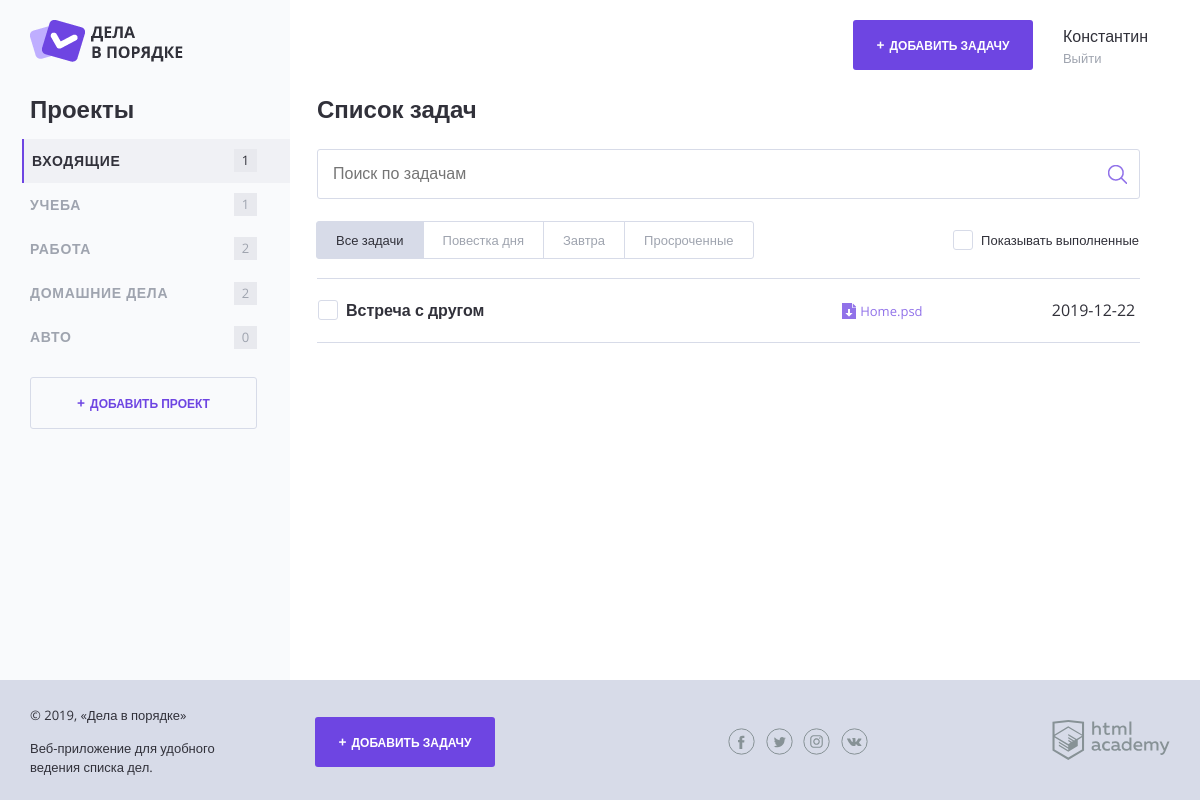
/index.php?project=Входящие, run on the app's committed database.
### tables this page shows
CREATE TABLE `user` (
  `USER_ID` smallint(5) UNSIGNED NOT NULL,
  `REG_DATE` datetime NOT NULL DEFAULT current_timestamp(),
  `EMAIL` varchar(50) NOT NULL,
  `PASSWORD` varchar(150) NOT NULL,
  `FIRST_NAME` varchar(30) NOT NULL
);

CREATE TABLE `project` (
  `PROJECT_ID` smallint(5) UNSIGNED NOT NULL,
  `PROJECT_NAME` varchar(25) DEFAULT NULL,
  `USER_ID` smallint(5) UNSIGNED DEFAULT NULL
);

CREATE TABLE `task` (
  `TASK_ID` smallint(5) UNSIGNED NOT NULL,
  `CREATION_DATE` datetime NOT NULL DEFAULT current_timestamp(),
  `TASK_STATUS` tinyint(1) NOT NULL,
  `TASKNAME` varchar(80) NOT NULL,
  `FILEREF` varchar(30) DEFAULT NULL,
  `ENDTIME` date DEFAULT NULL,
  `PROJECT_ID` smallint(5) UNSIGNED NOT NULL,
  `USER_ID` smallint(5) UNSIGNED NOT NULL
);

### helpers.php (called while the page is built, shortened)
<?php
function include_template($name, array $data = []) {
    $name = 'templates/' . $name;
    extract($data);
    require $name;
    $result = ob_get_clean();
    return $result;
}
function itemcount($projects){
    return $projects['CNT'];
}
function filterText($str){
    $text = htmlspecialchars($str);
    return $text;
}
function returnfilename($str){
$endref=explode('/',$str);
return end($endref);
}

### db.php (called while the page is built, shortened)
<?php
function get_first_name($con,$userid){
    $sql = 'SELECT `FIRST_NAME` FROM `user` WHERE `USER_ID`= ?';
    $stmt = mysqli_prepare($con, $sql);
    mysqli_stmt_bind_param($stmt,'i',$userid);
    mysqli_stmt_execute($stmt);
    $res = mysqli_stmt_get_result($stmt);
    $firstname=mysqli_fetch_assoc($res);
    $first =$firstname['FIRST_NAME'];
    return $first;
}
function createprojectlist($con,$userid){
    $sql = 'SELECT `PROJECT_NAME`,`project`.`PROJECT_ID`, COUNT(`task`.`TASK_ID`) AS `CNT` FROM `project` LEFT JOIN `task` ON `task`.`PROJECT_ID`=`project`.`PROJECT_ID` WHERE `project`.`USER_ID`= ? GROUP BY `PROJECT_ID`';
    $stmt = mysqli_prepare($con, $sql);
    mysqli_stmt_bind_param($stmt,'i',$userid);
    mysqli_stmt_execute($stmt);
    $result = mysqli_stmt_get_result($stmt);
    $projects = mysqli_fetch_all($result,MYSQLI_ASSOC);
    return $projects;
}
function createtasklist($con,$userid,$project,$task_search){
    if($task_search!=null){
        $sql = 'SELECT `TASKNAME`,`ENDTIME`,`PROJECT_ID`,`TASK_STATUS`,`FILEREF` FROM `task` WHERE `USER_ID`=? AND MATCH(`TASKNAME`) AGAINST(?) ORDER BY `TASK_ID` DESC';
        $stmt = mysqli_prepare($con, $sql);
        mysqli_stmt_bind_param($stmt,'is',$userid,$task_search);
    }
    else{
        if($project!=null){
        $sql='SELECT `TASKNAME`,`ENDTIME`,`task`.`PROJECT_ID`,`TASK_STATUS`,`FILEREF` FROM `task` INNER JOIN `project` WHERE `task`.`USER_ID`=? AND `PROJECT_NAME`= ? AND `task`.`PROJECT_ID`=`project`.`PROJECT_ID` ORDER BY `TASK_ID` DESC';
        $stmt = mysqli_prepare($con, $sql);
        mysqli_stmt_bind_param($stmt,'is',$userid,$project);
    }
    else{
        $sql = 'SELECT `TASKNAME`,`ENDTIME`,`PROJECT_ID`,`TASK_STATUS`,`FILEREF` FROM `task` WHERE `USER_ID`=? ORDER BY `TASK_ID` DESC';
        $stmt = mysqli_prepare($con, $sql);
        mysqli_stmt_bind_param($stmt,'i',$userid);
    }
    }
    mysqli_stmt_execute($stmt);
    $result = mysqli_stmt_get_result($stmt);
    $tasks = mysqli_fetch_all($result,MYSQLI_ASSOC);
    return $tasks;
}

### connection.php (called while the page is built, shortened)
<?php
$userid = 3;

### templates/layout.php (the view, shortened to what this page needs)
<!DOCTYPE html>
<html lang="ru">
<head>
    <link rel="stylesheet" href="css/normalize.css">
    <link rel="stylesheet" href="css/style.css">
    <link rel="stylesheet" href="css/flatpickr.min.css">
</head>
<body>
<div class="page-wrapper">
    <div class="container container--with-sidebar">
        <header class="main-header">
            <a href="/">
                <img src="img/logo.png" width="153" height="42" alt="Логотип Дела в порядке">
            </a>
            <div class="main-header__side">
                <a class="main-header__side-item button button--plus open-modal" href="../add.php<?php
                if($project!=null){print('?project='.$project);} ?>">Добавить задачу</a>
                <div class="main-header__side-item user-menu">
                    <div class="user-menu__data">
                        <p>
                        <?php
                        $firstname=get_first_name($con,$userid);
                        print_r($firstname);
                            ?>
                        </p>
                        <a href="#">Выйти</a>
                    </div>
                </div>
            </div>
        </header>
        <div class="content">
            <section class="content__side">
                <h2 class="content__side-heading">Проекты</h2>
                <nav class="main-navigation">
                    <ul class="main-navigation__list">
                        <?php $index=0;
                        $num = count($projects);
                        while($index<$num): ?>
                            <li class="main-navigation__list-item <?php
                            if($projects[$index]['PROJECT_NAME']==$project){
                                print('main-navigation__list-item--active');
                            }
                            ?>" >
                                <a class="main-navigation__list-item-link" href="index.php?project=<?=$projects[$index]['PROJECT_NAME']?>">
                                    <? print($projects[$index]['PROJECT_NAME']); ?></a>
                                <span class="main-navigation__list-item-count"><?= filterText(itemcount($projects[$index])); ?></span>
                                <?php $index++ ?>
                            </li>
                        <?php endwhile;?>
                    </ul>
                </nav>
                <a class="button button--transparent button--plus content__side-button"
                   href="pages/form-project.html" target="project_add">Добавить проект</a>
            </section>
           <?= $content; ?>
        </div>
    </div>
</div>
<footer class="main-footer">
    <div class="container">
        <div class="main-footer__copyright">
            <p>© 2019, «Дела в порядке»</p>
            <p>Веб-приложение для удобного ведения списка дел.</p>
        </div>
        <a class="main-footer__button button button--plus" href="../add.php<?php if($project!=null){print('?project='.$project);} ?>">Добавить задачу</a>
        <div class="main-footer__social social">
            <a class="social__link social__link--facebook" href="#">
            </a>
            <a class="social__link social__link--twitter" href="#">
            </a>
            <a class="social__link social__link--instagram" href="#">
            </a>
            <a class="social__link social__link--vkontakte" href="#">
            </a>
        </div>
        <div class="main-footer__developed-by">
            <a href="https://htmlacademy.ru/intensive/php">
                <img src="img/htmlacademy.svg" alt="HTML Academy" width="118" height="40">
            </a>
        </div>
    </div>
</footer>
</body>
</html>

### templates/main.php (shortened to what this page needs)
<main class="content__main">
    <h2 class="content__main-heading">Список задач</h2>
    <form class="search-form" action="" method="GET" autocomplete="off">
        <input class="search-form__input" type="text" name="task_search" value="" placeholder="Поиск по задачам">
        <input class="search-form__submit" type="submit" name="" value="Искать">
    </form>
    <div class="tasks-controls">
        <nav class="tasks-switch">
            <a href="/" class="tasks-switch__item tasks-switch__item--active">Все задачи</a>
            <a href="/" class="tasks-switch__item">Повестка дня</a>
            <a href="/" class="tasks-switch__item">Завтра</a>
            <a href="/" class="tasks-switch__item">Просроченные</a>
        </nav>
        <label class="checkbox">
            <span class="checkbox__text">Показывать выполненные</span>
        </label>
    </div>
    <table class="tasks">
        <?php
        $textclass="";
        ?>
        <?php
        if($tasks=="error"){
            print("Ошибка 404: Список задач пуст или проект с таким названием не существует");
        }
        else{
        foreach($tasks as $key =>$val):
            ?>
        <tr  <?php if($val['TASK_STATUS']==1 && $show_complete_tasks == 0): ?>hidden <?php endif; ?> <?php if($val['TASK_STATUS']==1){
            $textclass="tasks__item task task--completed";} else{
            $textclass="tasks__item task";} ?>
          <?php
                  if($val['ENDTIME']!='null'){$input_date = new DateTime($val['ENDTIME']);
                  $inputed = strtotime($val['ENDTIME']);
                  $today = strtotime("now");
                  if ($today-$inputed<=86400 ){
                    $textclass="tasks__item task task--important";
                  } }
         ?>
         class=<?php echo '"'.$textclass.'"'; ?>  >
            <td class="task__select">
                <label class="checkbox task__checkbox">
                    <span class="checkbox__text"><?=filterText($val['TASKNAME']); ?> </span>
                </label>
            </td>
            <td class="task__file">
                <a class="download-link" href="<?php print(filterText($val['FILEREF'])); ?>"><?= returnfilename(filterText($val['FILEREF'])); ?></a>
            </td>
            <td class="task__date"><?=filterText($val['ENDTIME']); ?></td>
        </tr>
        <?php endforeach; }?>
    </table>
</main>

### index.php (shortened to what this page needs)
<?php
if (1==1) {
require_once('connection.php');
require_once('helpers.php');
require_once('db.php');
$project=null;
$show_completed=null;
$task_search=null;
if(isset($_GET['project'])){
   $project = htmlspecialchars($_GET['project']);
}
if($show_completed==null){
    $show_complete_tasks = 0;
}
else{
    $show_complete_tasks =$show_completed;
}
$projects=createprojectlist($con,$userid);
$tasks=createtasklist($con,$userid,$project,$task_search);
if ($con == false) {
    print("Ошибка подключения: " . mysqli_connect_error());
}
else {
    $page_content = include_template('main.php',[
        'con'=>$con,'show_complete_tasks'=>$show_complete_tasks,'userid'=>$userid,'project'=>$project,'projects'=>$projects,'tasks'=>$tasks] );
    $layout_content = include_template('layout.php',[
        'title'=>'Дела в порядке','content'=> $page_content,'con'=>$con,'userid'=>$userid,'project'=>$project,'projects'=>$projects]);
    print($layout_content);
}
}
else{
    require_once('registration.php');
}

### data on the page
user: FIRST_NAME "Константин"
project: PROJECT_NAME "ВХОДЯЩИЕ", index "1"
project: PROJECT_NAME "УЧЕБА", index "1"
project: PROJECT_NAME "РАБОТА", index "2"
project: PROJECT_NAME "ДОМАШНИЕ ДЕЛА", index "2"
project: PROJECT_NAME "АВТО", index "0"
task: TASKNAME "Встреча с другом", FILEREF "Home.psd", ENDTIME "2019-12-22"
